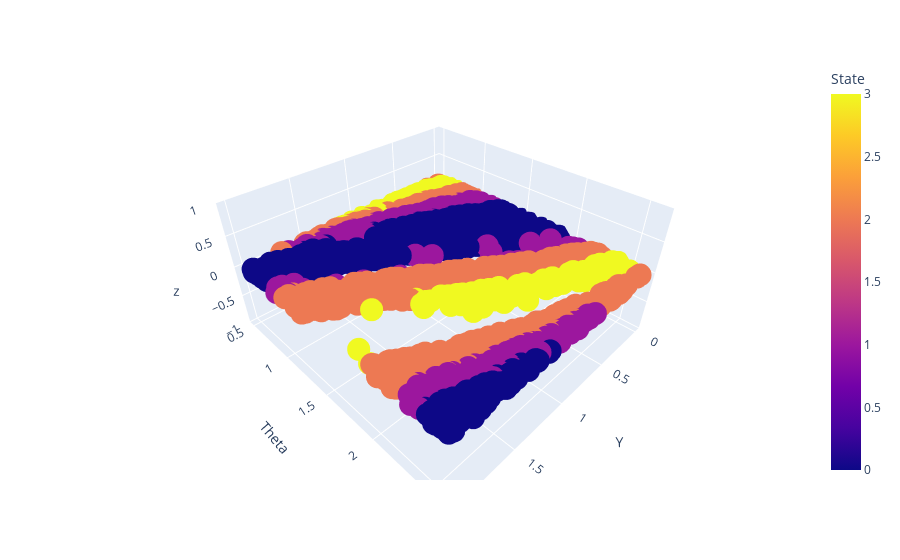

Notebook cell for this chart:
### Code cell
df_3= pd.DataFrame({'Y':x_2, 'Theta':y_2,'State':z_2,'z': [0]*len(x_2)})
fig = px.scatter_3d(df_3, x='Y', y='Theta',z='z', color='State')
fig.show()

### Figure 1 — Plotly figure (JSON) as saved in the notebook; plotly's stock layout.template omitted (floating-point values rounded to 4 significant figures; data arrays with more than 128 entries replaced by an {"elided": "..."} marker saying what was removed)
{"data": [{"hovertemplate": "Y=%{x}<br>Theta=%{y}<br>z=%{z}<br>State=%{marker.color}<extra></extra>", "legendgroup": "", "marker": {"color": {"elided": "2046 int values"}, "coloraxis": "coloraxis", "symbol": "circle"}, "mode": "markers", "name": "", "scene": "scene", "showlegend": false, "type": "scatter3d", "x": {"elided": "2046 float values"}, "y": {"elided": "2046 float values"}, "z": {"elided": "2046 int values"}}], "layout": {"coloraxis": {"colorbar": {"title": {"text": "State"}}, "colorscale": [[0, "#0d0887"], [0.1111, "#46039f"], [0.2222, "#7201a8"], [0.3333, "#9c179e"], [0.4444, "#bd3786"], [0.5556, "#d8576b"], [0.6667, "#ed7953"], [0.7778, "#fb9f3a"], [0.8889, "#fdca26"], [1, "#f0f921"]]}, "legend": {"tracegroupgap": 0}, "margin": {"t": 60}, "scene": {"domain": {"x": [0, 1], "y": [0, 1]}, "xaxis": {"title": {"text": "Y"}}, "yaxis": {"title": {"text": "Theta"}}, "zaxis": {"title": {"text": "z"}}}}}
